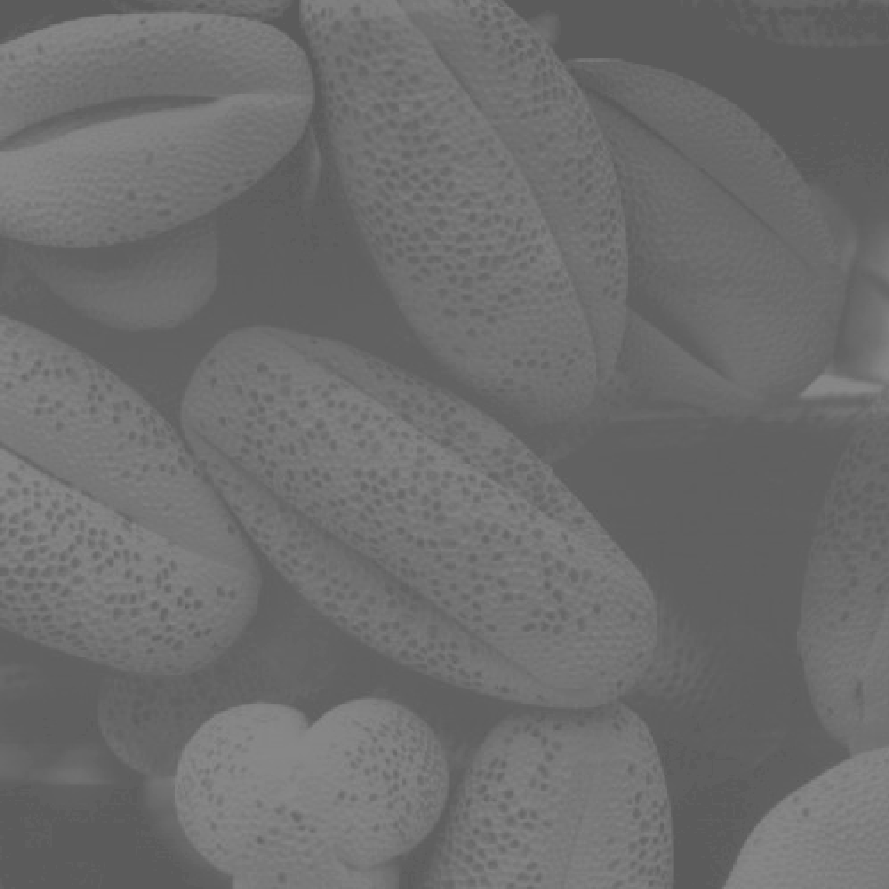
#> input picture img/pollen_washedout.tif, 889 x 889 px
$ python histogram_equalizer.py
#> lines starting #> are read from the running program, lines starting #| are printed output that depends on the picture
# Histogram Equalizer
import cv2
import numpy as np
from matplotlib import pyplot as plt


def nothing(x):
    pass


img = cv2.imread('../../img/pollen_washedout.tif', cv2.IMREAD_GRAYSCALE)
#> img is the input picture: shape (889, 889); min 91, max 138, mean 109.1
img2 = np.zeros(img.shape, dtype=np.float64)

cv2.namedWindow("img", cv2.WINDOW_KEEPRATIO)
cv2.namedWindow("img2", cv2.WINDOW_KEEPRATIO)

while True:
    hist, bins = np.histogram(img.flatten(), 256, [0, 256])
#> hist = 256 values, max 60247 at index 96, min 0 at index 0, mean 3087.2; bins = 257 values from 0 to 256
    cdf = hist.cumsum()
#> cdf = 256 values from 0 to 790321
    cdf_normalized = cdf * hist.max() / cdf.max()
#> cdf_normalized = 256 values from 0 to 60247

    cdf_m = np.ma.masked_equal(cdf, 0)
    cdf_m = (cdf_m - cdf_m.min()) * 255 / (cdf_m.max() - cdf_m.min())
    cdf = np.ma.filled(cdf_m, 0).astype('uint8')
#> cdf = 256 values from 0 to 255
    img2 = cdf[img]
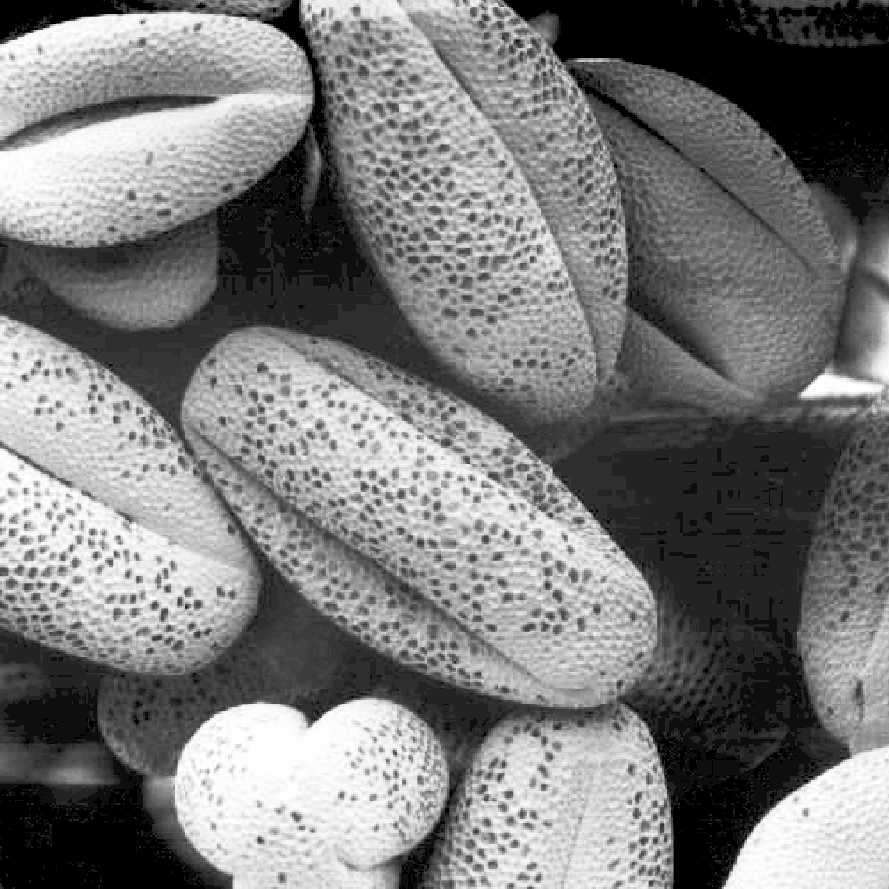
#> img2: shape (889, 889); min 0, max 255, mean 122.3

    # img2 = cv2.equalizeHist(img)

    cv2.imshow('img', img)
    cv2.imshow('img2', img2)
    plt.plot(cdf_normalized, color='b')
    plt.hist(img.flatten(), 256, [0, 256], color='r')
    plt.xlim([0, 256])
    plt.legend(('cdf', 'histogram'), loc='upper left')
    plt.show()
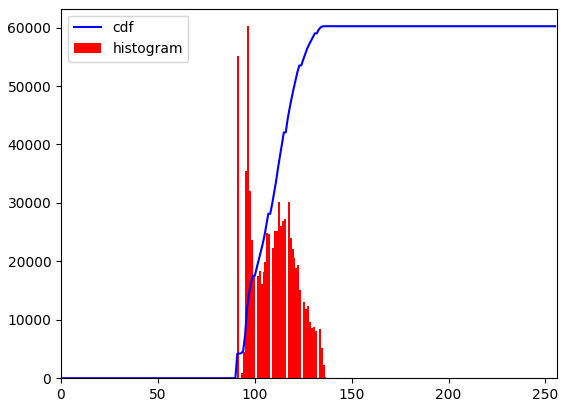
#> figure drawn by matplotlib, 1 panel; tallest bar 60247 high, from x = 96 to 97; curve peaks at x = 138, y = 60247

    if cv2.waitKey(1) == ord('q'):
#> (key q is pressed here)
        break
